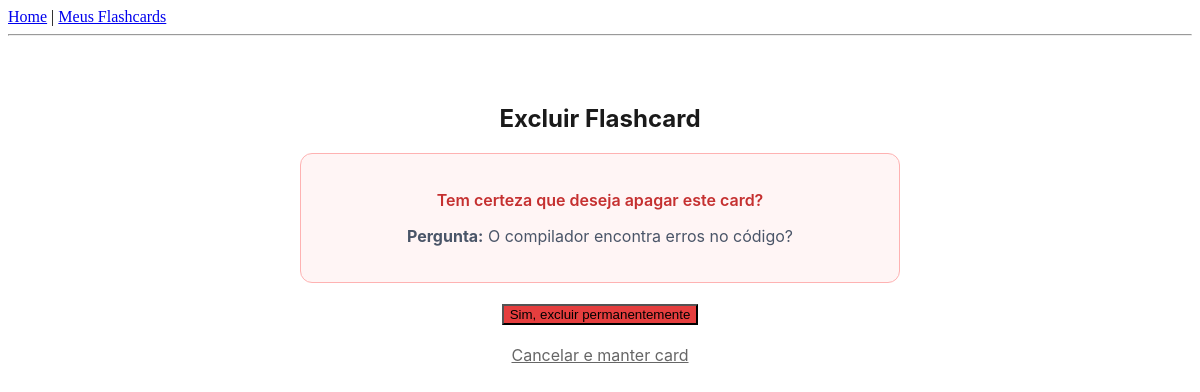
The app's page /flashcards/excluir/8/?origem=geral (signed in), older data.
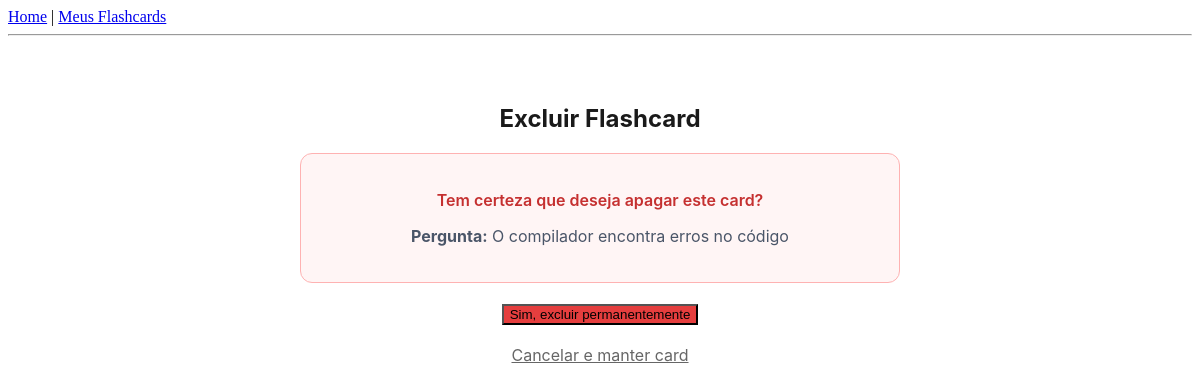
The same page, newer data.
### flashcards/models.py (models this page shows, shortened)
class Flashcard(models.Model):
    subject = models.ForeignKey(Subject, on_delete=models.CASCADE, related_name='cards')
    question = models.TextField() # Pergunta do card
    answer = models.TextField()   # Resposta do card
    next_review = models.DateField(auto_now_add=True) # Data da próxima revisão
    ease_factor = models.FloatField(default=2.5)      # Dificuldade do card
    interval = models.IntegerField(default=0)         # Dias até a próxima revisão

### flashcards/views.py (the view)
# urls.py: path('excluir/<int:pk>/', views.excluir_flashcard, name='excluir_flashcard'),
@login_required
def excluir_flashcard(request, pk):
    card = Flashcard.objects.filter(pk=pk, subject__user=request.user).first()
    origem = request.GET.get('origem', 'materia')
    if not card:
        if origem == 'geral':
            return redirect('lista_flashcards')
        return redirect('lista_materias') # Ou uma página padrão segura
    materia_id = card.subject.id
    if request.method == "POST":
        origem = request.POST.get('origem', 'materia')
        card.delete()
        if origem == 'geral':
            return redirect('lista_flashcards')
        return redirect('materia_detalhes', pk=materia_id)
    return render(request, 'flashcards/confirmar_exclusao_card.html', {
        'card': card,
        'origem': origem
    })

### flashcards/templates/flashcards/confirmar_exclusao_card.html (shortened to what this page needs)
{% extends "base.html" %}
{% block content %}
<div style="padding: 40px; max-width: 600px; margin: auto; text-align: center; font-family: 'Inter', sans-serif;">
    <h2 style="color: #1a1a1a;">Excluir Flashcard</h2>
    <div style="background: #fff5f5; border: 1px solid #feb2b2; padding: 20px; border-radius: 12px; margin: 20px 0;">
        <p style="color: #c53030; font-weight: 600;">Tem certeza que deseja apagar este card?</p>
        <p style="color: #4a5568;"><strong>Pergunta:</strong> {{ card.question }}</p>
    </div>
 <form method="POST">
    <button type="submit" style="background-color: #e53e3e; ...">
        Sim, excluir permanentemente
    </button>
    <div style="margin-top: 20px;">
        {% if origem == 'geral' %}
            <a href="{% url 'lista_flashcards' %}" style="color: #666;">Cancelar e manter card</a>
        {% else %}
            <a href="{% url 'materia_detalhes' card.subject.id %}" style="color: #666;">Cancelar e manter card</a>
        {% endif %}
    </div>
</form>
</div>
{% endblock %}

Row changes from the older to the newer data that the page shows:
changed Flashcard: question "O compilador encontra erros no código?" → "O compilador encontra erros no código"
